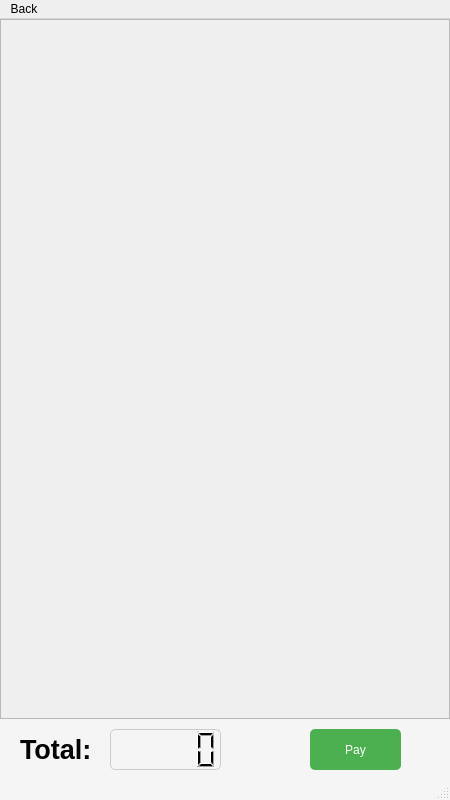
<ui version="4.0">
 <class>secondwindow_toc</class>
 <widget class="QMainWindow" name="secondwindow_toc">
  <property name="geometry">
   <rect>
    <x>0</x>
    <y>0</y>
    <width>450</width>
    <height>800</height>
   </rect>
  </property>
  <property name="minimumSize">
   <size>
    <width>450</width>
    <height>800</height>
   </size>
  </property>
  <property name="maximumSize">
   <size>
    <width>450</width>
    <height>800</height>
   </size>
  </property>
  <property name="windowTitle">
   <string>Order Selection</string>
  </property>
  <property name="styleSheet">
   <string notr="true">
    QMainWindow {
        background-color: #f5f5f5; /* 设置背景颜色 */
    }
    QLabel {
        font-size: 20pt; /* 设置字体大小 */
        font-weight: bold; /* 设置字体加粗 */
    }
    QPushButton {
        background-color: #4CAF50; /* 设置按钮背景颜色 */
        color: white; /* 设置按钮文字颜色 */
        border: none; /* 去掉边框 */
        border-radius: 5px; /* 设置圆角 */
        padding: 5px; /* 设置内边距 */
    }
    QLCDNumber {
        border: 1px solid #ccc; /* 设置边框 */
        border-radius: 5px; /* 设置圆角 */
    }
   </string>
  </property>
  <widget class="QWidget" name="centralwidget">
   <widget class="QScrollArea" name="m_scrollArea">
    <property name="geometry">
     <rect>
      <x>0</x>
      <y>0</y>
      <width>450</width>
      <height>700</height>
     </rect>
    </property>
    <property name="widgetResizable">
     <bool>true</bool>
    </property>
    <widget class="QWidget" name="scrollAreaWidgetContents">
     <property name="geometry">
      <rect>
       <x>0</x>
       <y>0</y>
       <width>448</width>
       <height>698</height>
      </rect>
     </property>
    </widget>
   </widget>
   <widget class="QLCDNumber" name="payment">
    <property name="geometry">
     <rect>
      <x>110</x>
      <y>710</y>
      <width>111</width>
      <height>41</height>
     </rect>
    </property>
   </widget>
   <widget class="QLabel" name="label">
    <property name="geometry">
     <rect>
      <x>20</x>
      <y>700</y>
      <width>91</width>
      <height>61</height>
     </rect>
    </property>
    <property name="text">
     <string>Total:</string>
    </property>
   </widget>
   <widget class="QPushButton" name="pushButton">
    <property name="geometry">
     <rect>
      <x>310</x>
      <y>710</y>
      <width>91</width>
      <height>41</height>
     </rect>
    </property>
    <property name="text">
     <string>Pay</string>
    </property>
   </widget>
  </widget>
  <widget class="QMenuBar" name="menubar">
   <property name="geometry">
    <rect>
     <x>0</x>
     <y>0</y>
     <width>450</width>
     <height>26</height>
    </rect>
   </property>
   <widget class="QMenu" name="menu">
    <property name="title">
     <string>Back</string>
    </property>
   </widget>
   <addaction name="menu"/>
  </widget>
  <widget class="QStatusBar" name="statusbar"/>
  <action name="action">
   <property name="text">
    <string>退出登录</string>
   </property>
  </action>
 </widget>
 <resources/>
 <connections/>
</ui>
